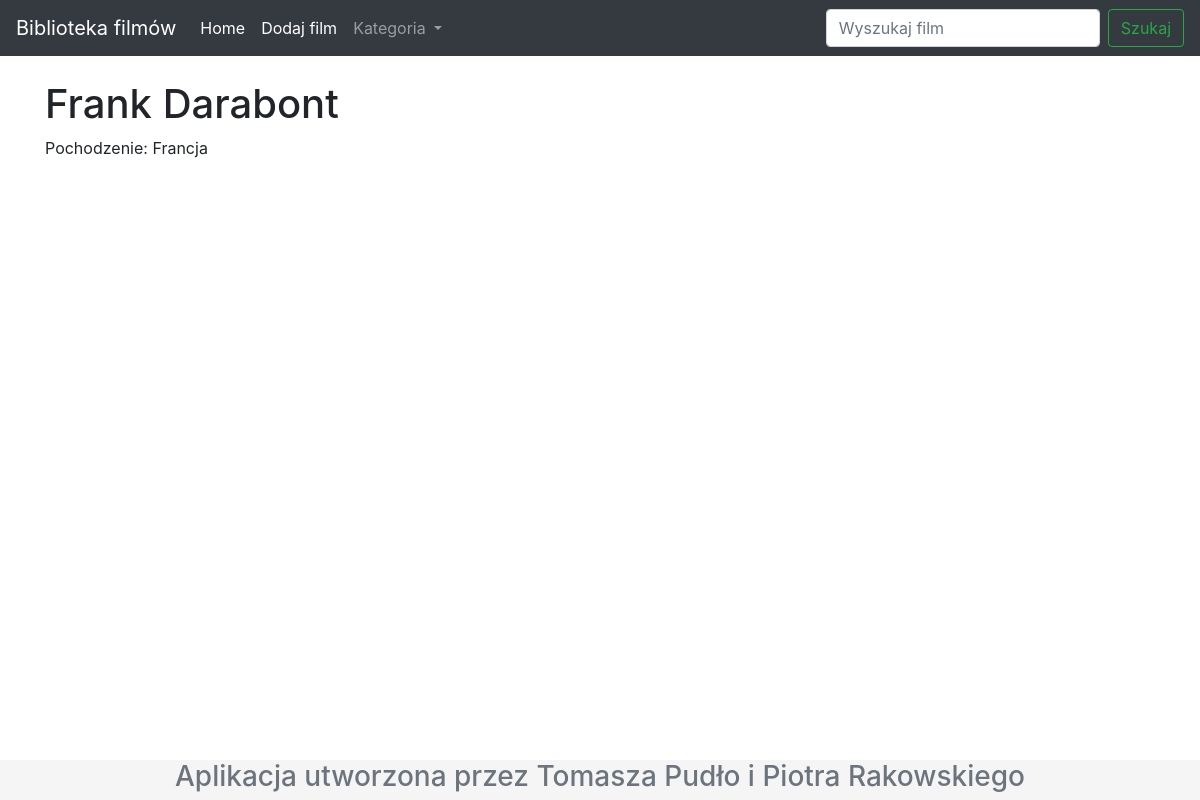
Page /rezyser/2/ on the committed database.
### Filmy/models.py (models this page shows, shortened)
class Rezyser(models.Model):
    imie = models.CharField(max_length=15)
    nazwisko = models.CharField(max_length=25)
    pochodzenie = models.CharField(max_length=25)
    class Meta:
        verbose_name = "Reżyser"
        verbose_name_plural = "Reżyser"

### Filmy/views.py (the view)
# urls.py: path('rezyser/<id>/', rezyser, name='rezyser'),
def rezyser(request, id):
    rezyserzy = Rezyser.objects.get(pk=id)
    gatunki = Gatunek.objects.all()
    dane = {'rezyserzy': rezyserzy, 'gatunki': gatunki}
    return render (request, 'rezyser.html', dane)

### Filmy/templates/rezyser.html
    {% extends 'szablon.html' %}
    {% load static %}
    {% block content %}
    {% if rezyserzy %}
        <h1> {{ rezyserzy.imie }} {{ rezyserzy.nazwisko }}</h1>
        <p> Pochodzenie: {{ rezyserzy.pochodzenie }} </p>
    {% else %}
        <p> Nie ma rezysera o takim id.</p>
    {% endif %}
    {% endblock content %}

### Filmy/templates/szablon.html (style rules this page uses)
html { position: relative; min-height: 100%; }
body { margin-bottom: 40px; }

### rows in the picture
Rezyser: imie "Frank", nazwisko "Darabont", pochodzenie "Francja"
